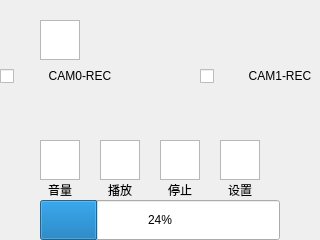
<?xml version="1.0" encoding="UTF-8"?>
<ui version="4.0">
 <class>RecordAndPlay</class>
 <widget class="QDialog" name="RecordAndPlay">
  <property name="geometry">
   <rect>
    <x>0</x>
    <y>0</y>
    <width>320</width>
    <height>240</height>
   </rect>
  </property>
  <property name="windowTitle">
   <string>Dialog</string>
  </property>
  <widget class="QGraphicsView" name="gv_voice">
   <property name="geometry">
    <rect>
     <x>40</x>
     <y>140</y>
     <width>40</width>
     <height>40</height>
    </rect>
   </property>
  </widget>
  <widget class="QLabel" name="tl_voice">
   <property name="geometry">
    <rect>
     <x>40</x>
     <y>180</y>
     <width>40</width>
     <height>20</height>
    </rect>
   </property>
   <property name="text">
    <string>音量</string>
   </property>
   <property name="alignment">
    <set>Qt::AlignCenter</set>
   </property>
  </widget>
  <widget class="QLabel" name="tl_play_pause">
   <property name="geometry">
    <rect>
     <x>100</x>
     <y>180</y>
     <width>40</width>
     <height>20</height>
    </rect>
   </property>
   <property name="text">
    <string>播放</string>
   </property>
   <property name="alignment">
    <set>Qt::AlignCenter</set>
   </property>
  </widget>
  <widget class="QGraphicsView" name="gv_play_pause">
   <property name="geometry">
    <rect>
     <x>100</x>
     <y>140</y>
     <width>40</width>
     <height>40</height>
    </rect>
   </property>
  </widget>
  <widget class="QLabel" name="tl_stop">
   <property name="geometry">
    <rect>
     <x>160</x>
     <y>180</y>
     <width>40</width>
     <height>20</height>
    </rect>
   </property>
   <property name="text">
    <string>停止</string>
   </property>
   <property name="alignment">
    <set>Qt::AlignCenter</set>
   </property>
  </widget>
  <widget class="QGraphicsView" name="gv_stop">
   <property name="geometry">
    <rect>
     <x>160</x>
     <y>140</y>
     <width>40</width>
     <height>40</height>
    </rect>
   </property>
  </widget>
  <widget class="QLabel" name="tl_setting">
   <property name="geometry">
    <rect>
     <x>220</x>
     <y>180</y>
     <width>40</width>
     <height>20</height>
    </rect>
   </property>
   <property name="text">
    <string>设置</string>
   </property>
   <property name="alignment">
    <set>Qt::AlignCenter</set>
   </property>
  </widget>
  <widget class="QGraphicsView" name="gv_setting">
   <property name="geometry">
    <rect>
     <x>220</x>
     <y>140</y>
     <width>40</width>
     <height>40</height>
    </rect>
   </property>
  </widget>
  <widget class="QCheckBox" name="cam0_switch">
   <property name="geometry">
    <rect>
     <x>0</x>
     <y>56</y>
     <width>40</width>
     <height>40</height>
    </rect>
   </property>
  </widget>
  <widget class="QLabel" name="tl_rec00">
   <property name="geometry">
    <rect>
     <x>40</x>
     <y>56</y>
     <width>80</width>
     <height>40</height>
    </rect>
   </property>
   <property name="text">
    <string>CAM0-REC</string>
   </property>
   <property name="alignment">
    <set>Qt::AlignCenter</set>
   </property>
  </widget>
  <widget class="QCheckBox" name="cam1_switch">
   <property name="geometry">
    <rect>
     <x>200</x>
     <y>56</y>
     <width>40</width>
     <height>40</height>
    </rect>
   </property>
  </widget>
  <widget class="QLabel" name="tl_rec01">
   <property name="geometry">
    <rect>
     <x>240</x>
     <y>56</y>
     <width>80</width>
     <height>40</height>
    </rect>
   </property>
   <property name="text">
    <string>CAM1-REC</string>
   </property>
   <property name="alignment">
    <set>Qt::AlignCenter</set>
   </property>
  </widget>
  <widget class="QProgressBar" name="progress_bar">
   <property name="geometry">
    <rect>
     <x>40</x>
     <y>200</y>
     <width>240</width>
     <height>40</height>
    </rect>
   </property>
   <property name="value">
    <number>24</number>
   </property>
  </widget>
  <widget class="QGraphicsView" name="return_btn">
   <property name="geometry">
    <rect>
     <x>40</x>
     <y>20</y>
     <width>40</width>
     <height>40</height>
    </rect>
   </property>
  </widget>
  <zorder>cam0_switch</zorder>
  <zorder>cam1_switch</zorder>
  <zorder>gv_voice</zorder>
  <zorder>tl_voice</zorder>
  <zorder>tl_play_pause</zorder>
  <zorder>gv_play_pause</zorder>
  <zorder>tl_stop</zorder>
  <zorder>gv_stop</zorder>
  <zorder>tl_setting</zorder>
  <zorder>gv_setting</zorder>
  <zorder>tl_rec01</zorder>
  <zorder>tl_rec00</zorder>
  <zorder>progress_bar</zorder>
  <zorder>return_btn</zorder>
 </widget>
 <resources/>
 <connections/>
</ui>
